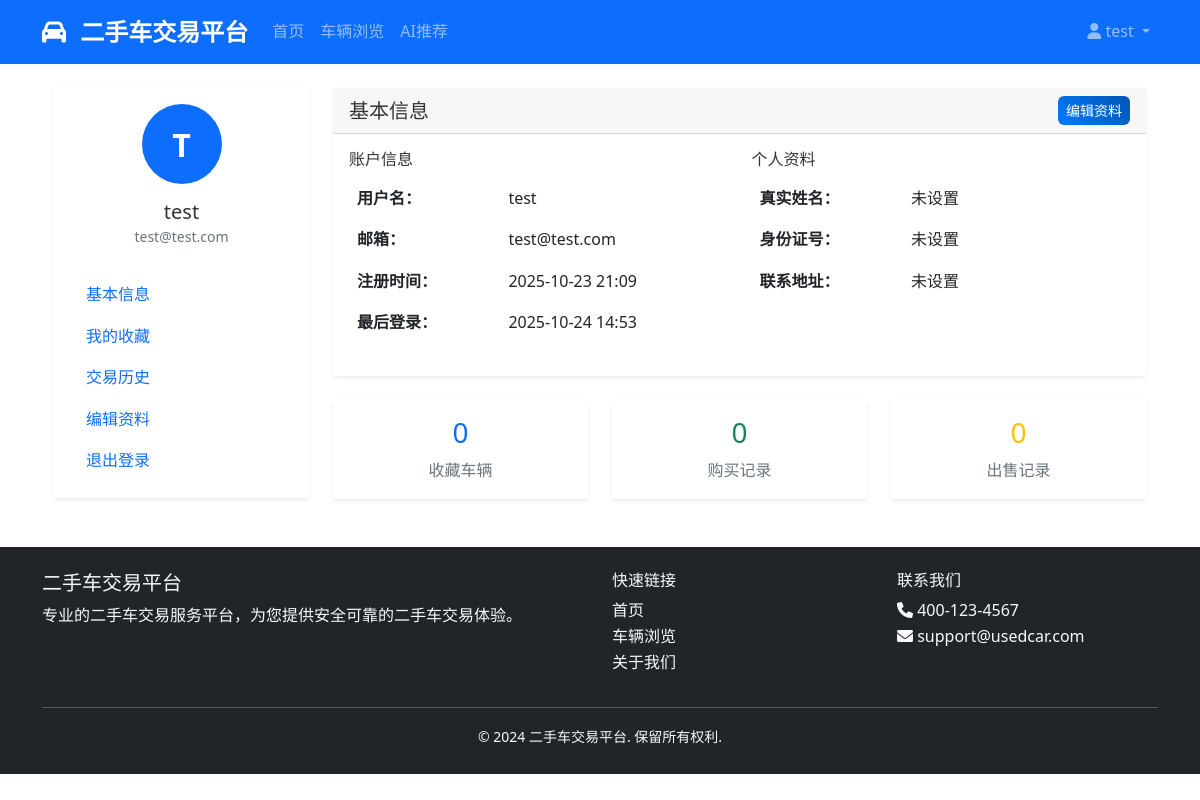
The app's page /users/profile/ (signed in) with its own data.
### users/models.py (models this page shows, shortened)
class CustomUser(AbstractUser):
    USER_TYPE_CHOICES = [
        ('buyer', '买家'),
        ('seller', '卖家'),
        ('admin', '管理员'),
    ]
    phone = models.CharField(_('手机号码'), max_length=15, unique=True, blank=True, null=True)
    email = models.EmailField(_('邮箱地址'), unique=True)
    user_type = models.CharField(_('用户类型'), max_length=10, choices=USER_TYPE_CHOICES, default='buyer')
    avatar = models.ImageField(_('头像'), upload_to='avatars/', blank=True, null=True)
    is_verified = models.BooleanField(_('是否验证'), default=False)
    created_at = models.DateTimeField(_('创建时间'), auto_now_add=True)
    updated_at = models.DateTimeField(_('更新时间'), auto_now=True)
    seller_license = models.CharField(_('营业执照'), max_length=50, blank=True, null=True)
    seller_address = models.TextField(_('商家地址'), blank=True, null=True)
    seller_description = models.TextField(_('商家描述'), blank=True, null=True)
    class Meta:
        verbose_name = _('用户')
        verbose_name_plural = _('用户')

class UserProfile(models.Model):
    user = models.OneToOneField(CustomUser, on_delete=models.CASCADE, related_name='profile')
    real_name = models.CharField(_('真实姓名'), max_length=50, blank=True, null=True)
    id_card = models.CharField(_('身份证号'), max_length=18, blank=True, null=True)
    address = models.TextField(_('联系地址'), blank=True, null=True)
    class Meta:
        verbose_name = _('用户资料')
        verbose_name_plural = _('用户资料')

### users/views.py (the view)
# urls.py: path('profile/', views.UserProfileView.as_view(), name='user_profile'),
@method_decorator(login_required, name='dispatch')
class UserProfileView(DetailView):
    model = CustomUser
    template_name = 'users/profile.html'
    context_object_name = 'user_profile'
    def get_object(self):
        return self.request.user
    def get(self, request, *args, **kwargs):
        self.object = self.get_object()
        context = self.get_context_data(object=self.object)
        return self.render_to_response(context)

### templates/users/profile.html (shortened to what this page needs)
{% extends 'base.html' %}
{% block content %}
<div class="container mt-4">
    <div class="row">
        <div class="col-md-3">
            <div class="card">
                <div class="card-body">
                    <div class="text-center mb-4">
                        <div class="bg-primary text-white rounded-circle d-flex align-items-center justify-content-center mx-auto" style="width: 80px; height: 80px;">
                            <span class="fw-bold" style="font-size: 2rem;">{{ user_profile.username|first|upper }}</span>
                        </div>
                        <h5 class="mt-3 mb-0">{{ user_profile.username }}</h5>
                        <small class="text-muted">{{ user_profile.email }}</small>
                    </div>
                    <nav class="nav flex-column">
                        <a class="nav-link active" href="{% url 'user_profile' %}">
                             基本信息
                        </a>
                        <a class="nav-link" href="{% url 'favorites' %}">
                             我的收藏
                        </a>
                        <a class="nav-link" href="{% url 'transaction_history' %}">
                             交易历史
                        </a>
                        <a class="nav-link" href="{% url 'profile_edit' %}">
                             编辑资料
                        </a>
                        <a class="nav-link" href="{% url 'logout' %}">
                             退出登录
                        </a>
                    </nav>
                </div>
            </div>
        </div>
        <div class="col-md-9">
            <div class="card">
                <div class="card-header d-flex justify-content-between align-items-center">
                    <h5 class="mb-0">基本信息</h5>
                    <a href="{% url 'profile_edit' %}" class="btn btn-primary btn-sm">
                         编辑资料
                    </a>
                </div>
                <div class="card-body">
                    <div class="row">
                        <div class="col-md-6">
                            <h6>账户信息</h6>
                            <table class="table table-borderless">
                                <tr>
                                    <td width="40%"><strong>用户名：</strong></td>
                                    <td>{{ user_profile.username }}</td>
                                </tr>
                                <tr>
                                    <td><strong>邮箱：</strong></td>
                                    <td>{{ user_profile.email }}</td>
                                </tr>
                                <tr>
                                    <td><strong>注册时间：</strong></td>
                                    <td>{{ user_profile.date_joined|date:"Y-m-d H:i" }}</td>
                                </tr>
                                <tr>
                                    <td><strong>最后登录：</strong></td>
                                    <td>{{ user_profile.last_login|date:"Y-m-d H:i"|default:"从未登录" }}</td>
                                </tr>
                            </table>
                        </div>
                        <div class="col-md-6">
                            <h6>个人资料</h6>
                            {% if user_profile.profile %}
                            <table class="table table-borderless">
                                <tr>
                                    <td width="40%"><strong>真实姓名：</strong></td>
                                    <td>{{ user_profile.profile.real_name|default:"未设置" }}</td>
                                </tr>
                                <tr>
                                    <td><strong>身份证号：</strong></td>
                                    <td>{{ user_profile.profile.id_card|default:"未设置" }}</td>
                                </tr>
                                <tr>
                                    <td><strong>联系地址：</strong></td>
                                    <td>{{ user_profile.profile.address|default:"未设置" }}</td>
                                </tr>
                            </table>
                            {% else %}
                            <div class="alert alert-info">
                                <p class="mb-0">您还没有设置个人资料，<a href="{% url 'profile_edit' %}">点击这里</a>进行设置。</p>
                            </div>
                            {% endif %}
                        </div>
                    </div>
                </div>
            </div>
            <div class="row mt-4">
                <div class="col-md-4">
                    <div class="card text-center">
                        <div class="card-body">
                            <h3 class="text-primary">
                                {% with favorites_count=user_profile.favorites.all.count %}
                                    {{ favorites_count }}
                                {% endwith %}
                            </h3>
                            <p class="text-muted mb-0">收藏车辆</p>
                        </div>
                    </div>
                </div>
                <div class="col-md-4">
                    <div class="card text-center">
                        <div class="card-body">
                            <h3 class="text-success">
                                {% with purchases_count=user_profile.purchases.all.count %}
                                    {{ purchases_count }}
                                {% endwith %}
                            </h3>
                            <p class="text-muted mb-0">购买记录</p>
                        </div>
                    </div>
                </div>
                <div class="col-md-4">
                    <div class="card text-center">
                        <div class="card-body">
                            <h3 class="text-warning">
                                {% with sales_count=user_profile.sales.all.count %}
                                    {{ sales_count }}
                                {% endwith %}
                            </h3>
                            <p class="text-muted mb-0">出售记录</p>
                        </div>
                    </div>
                </div>
            </div>
        </div>
    </div>
</div>
{% endblock %}

### templates/base.html (shortened to what this page needs)
<!DOCTYPE html>
<html lang="zh-CN">
<head>
    <link href="https://cdn.jsdelivr.net/npm/bootstrap@5.1.3/dist/css/bootstrap.min.css" rel="stylesheet">
    <link href="https://cdnjs.cloudflare.com/ajax/libs/font-awesome/6.0.0/css/all.min.css" rel="stylesheet">
    <link href="/static/css/style.css" rel="stylesheet">
</head>
<body>
    <nav class="navbar navbar-expand-lg navbar-dark bg-primary">
        <div class="container">
            <a class="navbar-brand" href="{% url 'home' %}">
                <i class="fas fa-car"></i> 二手车交易平台
            </a>
            <div class="collapse navbar-collapse" id="navbarNav">
                <ul class="navbar-nav me-auto">
                    <li class="nav-item">
                        <a class="nav-link" href="{% url 'home' %}">首页</a>
                    </li>
                    <li class="nav-item">
                        <a class="nav-link" href="{% url 'car_list' %}">车辆浏览</a>
                    </li>
                    <li class="nav-item">
                        <a class="nav-link" href="{% url 'ai_recommendation' %}">AI推荐</a>
                    </li>
                </ul>
                <ul class="navbar-nav">
                    {% if user.is_authenticated %}
                    <li class="nav-item dropdown">
                        <a class="nav-link dropdown-toggle" href="#" id="navbarDropdown" role="button" data-bs-toggle="dropdown">
                            <i class="fas fa-user"></i> {{ user.username }}
                        </a>
                    </li>
                    {% endif %}
                </ul>
            </div>
        </div>
    </nav>
    <main class="container my-4">
        {% block content %}
        {% endblock %}
    </main>
    <footer class="bg-dark text-light py-4 mt-5">
        <div class="container">
            <div class="row">
                <div class="col-md-6">
                    <h5>二手车交易平台</h5>
                    <p>专业的二手车交易服务平台，为您提供安全可靠的二手车交易体验。</p>
                </div>
                <div class="col-md-3">
                    <h6>快速链接</h6>
                    <ul class="list-unstyled">
                        <li><a href="{% url 'home' %}" class="text-light">首页</a></li>
                        <li><a href="{% url 'car_list' %}" class="text-light">车辆浏览</a></li>
                        <li><a href="#" class="text-light">关于我们</a></li>
                    </ul>
                </div>
                <div class="col-md-3">
                    <h6>联系我们</h6>
                    <ul class="list-unstyled">
                        <li><i class="fas fa-phone"></i> 400-123-4567</li>
                        <li><i class="fas fa-envelope"></i> support@usedcar.com</li>
                    </ul>
                </div>
            </div>
            <hr>
            <div class="text-center">
                <small>&copy; 2024 二手车交易平台. 保留所有权利.</small>
            </div>
        </div>
    </footer>
</body>
</html>

### static/css/style.css (style rules this page uses)
body { font-family: 'Segoe UI', Tahoma, Geneva, Verdana, sans-serif; line-height: 1.6; color: #333; }
.navbar-brand { font-weight: bold; font-size: 1.5rem; }
.navbar-brand i { margin-right: 0.5rem; }
.card { border: none; box-shadow: 0 0.125rem 0.25rem rgba(0, 0, 0, 0.075); transition: all 0.3s ease; }
.btn { border-radius: 0.375rem; font-weight: 500; transition: all 0.3s ease; }
.btn-primary { background: linear-gradient(45deg, #007bff, #0056b3); border: none; }
footer a { text-decoration: none; transition: color 0.3s ease; }

### records on screen
CustomUser: username "test", username|first "T", email "test@test.com", date_joined "2025-10-23 21:09", last_login "2025-10-24 14:53", profile.real_name "未设置", profile.id_card "未设置", profile.address "未设置"

### other values on screen
{{ favorites_count }} "0"
{{ purchases_count }} "0"
{{ sales_count }} "0"
